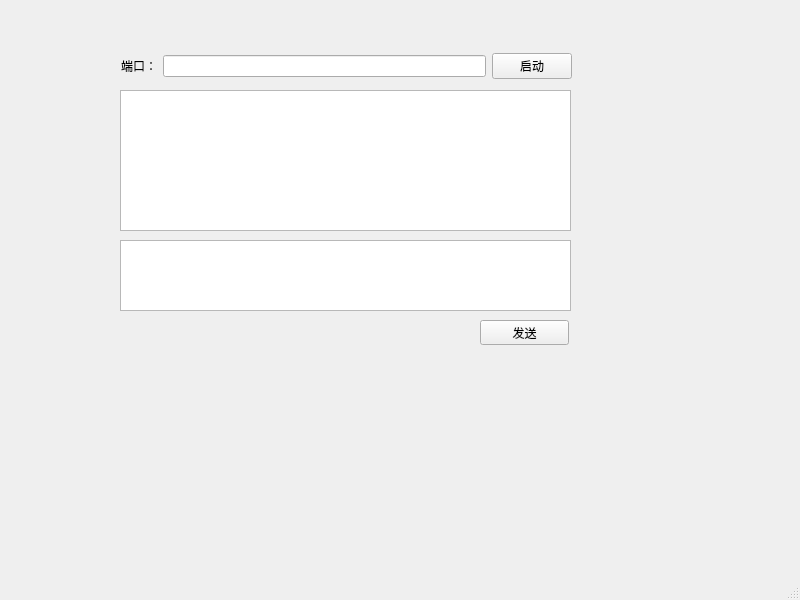
<?xml version="1.0" encoding="UTF-8"?>
<ui version="4.0">
 <class>TcpServerWindow</class>
 <widget class="QMainWindow" name="TcpServerWindow">
  <property name="geometry">
   <rect>
    <x>0</x>
    <y>0</y>
    <width>800</width>
    <height>600</height>
   </rect>
  </property>
  <property name="windowTitle">
   <string>TcpServerWindow</string>
  </property>
  <widget class="QWidget" name="centralwidget">
   <widget class="QTextEdit" name="recvtextEdit">
    <property name="geometry">
     <rect>
      <x>120</x>
      <y>90</y>
      <width>451</width>
      <height>141</height>
     </rect>
    </property>
   </widget>
   <widget class="QTextEdit" name="sendtextEdit">
    <property name="geometry">
     <rect>
      <x>120</x>
      <y>240</y>
      <width>451</width>
      <height>71</height>
     </rect>
    </property>
   </widget>
   <widget class="QPushButton" name="sendButton">
    <property name="geometry">
     <rect>
      <x>480</x>
      <y>320</y>
      <width>89</width>
      <height>25</height>
     </rect>
    </property>
    <property name="text">
     <string>发送</string>
    </property>
   </widget>
   <widget class="QWidget" name="">
    <property name="geometry">
     <rect>
      <x>121</x>
      <y>50</y>
      <width>451</width>
      <height>32</height>
     </rect>
    </property>
    <layout class="QHBoxLayout" name="horizontalLayout">
     <item>
      <widget class="QLabel" name="label">
       <property name="text">
        <string>端口：</string>
       </property>
      </widget>
     </item>
     <item>
      <widget class="QLineEdit" name="portLineEdit"/>
     </item>
     <item>
      <widget class="QPushButton" name="pushButton">
       <property name="text">
        <string>启动</string>
       </property>
      </widget>
     </item>
    </layout>
   </widget>
  </widget>
  <widget class="QMenuBar" name="menubar">
   <property name="geometry">
    <rect>
     <x>0</x>
     <y>0</y>
     <width>800</width>
     <height>22</height>
    </rect>
   </property>
  </widget>
  <widget class="QStatusBar" name="statusbar"/>
 </widget>
 <resources/>
 <connections/>
</ui>
